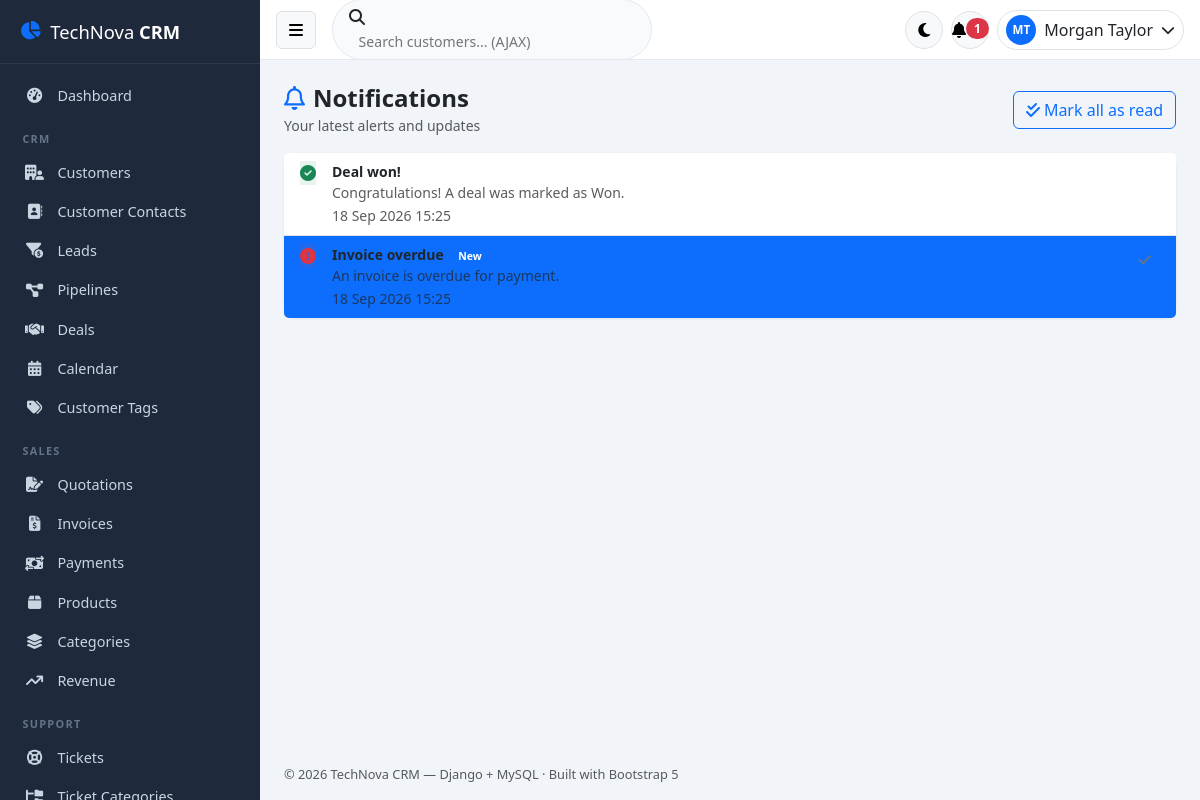
The page /notifications/ (signed in) on the database its author committed.
### crm/models.py (models this page shows, shortened)
class User(AbstractBaseUser):
    STATUS_CHOICES = [('Active', 'Active'), ('Inactive', 'Inactive'), ('Suspended', 'Suspended')]
    role = models.ForeignKey(Role, on_delete=models.PROTECT, db_column='role_id', null=True)
    first_name = models.CharField(max_length=50)
    last_name = models.CharField(max_length=50)
    username = models.CharField(max_length=50, unique=True)
    email = models.EmailField(max_length=100, unique=True)
    phone = models.CharField(max_length=20, blank=True, default='')
    avatar = models.ImageField(upload_to='avatars/', blank=True, null=True)
    address = models.CharField(max_length=255, blank=True, default='')
    status = models.CharField(max_length=20, choices=STATUS_CHOICES, default='Active')
    last_login = models.DateTimeField(blank=True, null=True)
    remember_token = models.CharField(max_length=100, blank=True, default='')
    created_at = models.DateTimeField(auto_now_add=True)
    updated_at = models.DateTimeField(auto_now=True)
    objects = UserManager()
    USERNAME_FIELD = 'username'
    REQUIRED_FIELDS = ['email', 'first_name', 'last_name']
    class Meta:
        db_table = 'users'
    @property
    def is_active(self):
        return self.status == 'Active'
    @property
    def full_name(self):
        return f'{self.first_name} {self.last_name}'.strip()
    def get_full_name(self):
        return self.full_name

class Notification(models.Model):
    TYPE_CHOICES = [('info', 'info'), ('success', 'success'), ('warning', 'warning'), ('danger', 'danger')]
    user = models.ForeignKey(User, on_delete=models.CASCADE, db_column='user_id', related_name='notifications')
    title = models.CharField(max_length=150)
    message = models.TextField(blank=True, default='')
    type = models.CharField(max_length=10, choices=TYPE_CHOICES, default='info')
    is_read = models.BooleanField(default=False)
    created_at = models.DateTimeField(auto_now_add=True)
    class Meta:
        db_table = 'notifications'
        ordering = ['-created_at']

### crm/views/admin_views.py (the view)
# urls.py: path('notifications/', views.notification_list_page, name='notification_list'),
@crm_login_required
def notification_list_page(request):
    notifications = Notification.objects.filter(user=request.user)[:50]
    return render(request, 'misc/notifications.html', {'notifications': notifications})

### crm/context_processors.py (called while the page is built)
def globals(request):
    try:
        setting = Setting.objects.first()
    except Exception:
        setting = None
    unread_notifications = 0
    try:
        if request.user.is_authenticated:
            unread_notifications = Notification.objects.filter(user=request.user, is_read=False).count()
    except Exception:
        unread_notifications = 0
    return {
        'app_setting': setting,
        'unread_notifications': unread_notifications,
        'currency_symbol': '$',
    }

### crm/templatetags/crm_extras.py (called while the page is built)
@register.simple_tag
def static_v(path):
    from django.conf import settings
    import time
    url = static(path)
    try:
        for root in [getattr(settings, 'BASE_DIR', None)] + list(getattr(settings, 'STATICFILES_DIRS', [])):
            candidate = root / path if root else None
            if candidate and candidate.exists():
                return f'{url}?v={int(candidate.stat().st_mtime)}'
    except Exception:
        pass
    return url

### templates/misc/notifications.html (shortened to what this page needs)
{% extends 'base.html' %}
{% block content %}
<div class="d-flex justify-content-between align-items-center mb-3">
    <div>
        <h4 class="fw-bold mb-0"><i class="fa-regular fa-bell text-primary me-2"></i>Notifications</h4>
        <small class="text-muted">Your latest alerts and updates</small>
    </div>
    <button class="btn btn-outline-primary" onclick="markAllRead()">
        <i class="fa-solid fa-check-double me-1"></i>Mark all as read</button>
</div>
<div class="card"><div class="list-group list-group-flush" id="notifList">
    {% for n in notifications %}
    <div class="list-group-item d-flex gap-3 align-items-start notif-row {% if not n.is_read %}bg-primary bg-opacity-5{% endif %}">
        {% if n.type == 'warning' %}
            <span class="stat-icon text-warning bg-warning bg-opacity-10"><i class="fa-solid fa-triangle-exclamation"></i></span>
        {% elif n.type == 'success' %}
            <span class="stat-icon text-success bg-success bg-opacity-10"><i class="fa-solid fa-circle-check"></i></span>
        {% elif n.type == 'danger' %}
            <span class="stat-icon text-danger bg-danger bg-opacity-10"><i class="fa-solid fa-circle-exclamation"></i></span>
        {% else %}
            <span class="stat-icon text-info bg-info bg-opacity-10"><i class="fa-solid fa-circle-info"></i></span>
        {% endif %}
        <div class="flex-grow-1">
            <div class="fw-semibold small">{{ n.title }}
                {% if not n.is_read %}<span class="badge bg-primary ms-1">New</span>{% endif %}</div>
            <div class="text-muted small">{{ n.message }}</div>
            <small class="text-muted smaller">{{ n.created_at|date:"d M Y H:i" }}</small>
        </div>
        {% if not n.is_read %}
        <button class="btn btn-sm btn-link text-secondary" title="Mark read"
                onclick="markRead({{ n.pk }}, this)"><i class="fa-solid fa-check"></i></button>
        {% endif %}
    </div>
    {% empty %}
    <div class="list-group-item text-center py-5">
        <i class="fa-regular fa-bell-slash fa-2x text-muted mb-2"></i>
        <p class="text-muted mb-0">You're all caught up!</p>
    </div>
    {% endfor %}
</div></div>
{% endblock %}

### templates/base.html (shortened to what this page needs)
{% load static crm_extras %}
<!DOCTYPE html>
<html lang="en" data-bs-theme="light">
<head>
    <link href="https://cdn.jsdelivr.net/npm/bootstrap@5.3.3/dist/css/bootstrap.min.css" rel="stylesheet">
    <link href="{% static 'vendor/fontawesome/css/all.min.css' %}" rel="stylesheet">
    <link href="https://cdn.datatables.net/1.13.11/css/dataTables.bootstrap5.min.css" rel="stylesheet">
    <link href="https://cdn.datatables.net/buttons/2.4.2/css/buttons.bootstrap5.min.css" rel="stylesheet">
    <link href="https://cdn.jsdelivr.net/npm/fullcalendar@6.1.15/index.global.min.css" rel="stylesheet">
    <link rel="stylesheet" href="{% static_v 'css/style.css' %}">
</head>
<body class="{% if request.COOKIES.theme == 'dark' %}dark-mode{% endif %}">
<div class="sidebar" id="sidebar">
    <div class="sidebar-brand">
        <i class="fa-solid fa-chart-pie text-primary"></i>
        <span>TechNova <b>CRM</b></span>
    </div>
    {% if request.user.is_authenticated %}
    <ul class="sidebar-nav" id="sidebarNav">
        <li class="nav-item {% if request.path == '/' %}active{% endif %}">
            <a href="/" class="nav-link"><i class="fa-solid fa-gauge-high"></i><span>Dashboard</span></a>
        </li>
        <li class="nav-title">CRM</li>
        <li class="nav-item {% if '/customers' in request.path %}active{% endif %}">
            <a href="/customers/" class="nav-link"><i class="fa-solid fa-building-user"></i><span>Customers</span></a>
        </li>
        <li class="nav-item {% if '/contacts' in request.path and 'lead' not in request.path %}active{% endif %}">
            <a href="/contacts/" class="nav-link"><i class="fa-solid fa-address-book"></i><span>Customer Contacts</span></a>
        </li>
        <li class="nav-item {% if '/leads' in request.path %}active{% endif %}">
            <a href="/leads/" class="nav-link"><i class="fa-solid fa-filter-circle-dollar"></i><span>Leads</span></a>
        </li>
        <li class="nav-item {% if '/pipelines' in request.path %}active{% endif %}">
            <a href="/pipelines/" class="nav-link"><i class="fa-solid fa-diagram-project"></i><span>Pipelines</span></a>
        </li>
        <li class="nav-item {% if '/deals' in request.path %}active{% endif %}">
            <a href="/deals/" class="nav-link"><i class="fa-solid fa-handshake"></i><span>Deals</span></a>
        </li>
        <li class="nav-item {% if '/calendar' in request.path %}active{% endif %}">
            <a href="/calendar/" class="nav-link"><i class="fa-solid fa-calendar-days"></i><span>Calendar</span></a>
        </li>
        <li class="nav-item {% if '/tags' in request.path %}active{% endif %}">
            <a href="/tags/" class="nav-link"><i class="fa-solid fa-tags"></i><span>Customer Tags</span></a>
        </li>
        <li class="nav-title">Sales</li>
        <li class="nav-item {% if '/quotes' in request.path %}active{% endif %}">
            <a href="/quotes/" class="nav-link"><i class="fa-solid fa-file-signature"></i><span>Quotations</span></a>
        </li>
        <li class="nav-item {% if '/invoices' in request.path %}active{% endif %}">
            <a href="/invoices/" class="nav-link"><i class="fa-solid fa-file-invoice-dollar"></i><span>Invoices</span></a>
        </li>
        <li class="nav-item {% if '/payments' in request.path %}active{% endif %}">
            <a href="/payments/" class="nav-link"><i class="fa-solid fa-money-bill-transfer"></i><span>Payments</span></a>
        </li>
        <li class="nav-item {% if '/products' in request.path %}active{% endif %}">
            <a href="/products/" class="nav-link"><i class="fa-solid fa-box"></i><span>Products</span></a>
        </li>
        <li class="nav-item {% if '/categories' in request.path %}active{% endif %}">
            <a href="/categories/" class="nav-link"><i class="fa-solid fa-layer-group"></i><span>Categories</span></a>
        </li>
        <li class="nav-item {% if '/reports/revenue' in request.path %}active{% endif %}">
            <a href="/reports/revenue/" class="nav-link"><i class="fa-solid fa-arrow-trend-up"></i><span>Revenue</span></a>
        </li>
        <li class="nav-title">Support</li>
        <li class="nav-item {% if '/tickets' in request.path and 'categories' not in request.path %}active{% endif %}">
            <a href="/tickets/" class="nav-link"><i class="fa-solid fa-life-ring"></i><span>Tickets</span></a>
        </li>
        <li class="nav-item {% if '/ticket-categories' in request.path %}active{% endif %}">
            <a href="/ticket-categories/" class="nav-link"><i class="fa-solid fa-folder-tree"></i><span>Ticket Categories</span></a>
        </li>
    </ul>
    {% endif %}
</div>
<div class="main-area" id="mainArea">
    <nav class="topbar">
        <button class="btn btn-light border" id="sidebarToggle"><i class="fa-solid fa-bars"></i></button>
        <div class="topbar-search d-none d-md-block">
            <i class="fa-solid fa-magnifying-glass"></i>
            <input type="text" id="globalSearch" placeholder="Search customers... (AJAX)" autocomplete="off">
        </div>
        <div class="ms-auto d-flex align-items-center gap-2">
            <button class="btn btn-light border rounded-circle icon-btn" id="darkModeToggle" title="Toggle dark mode">
                <i class="fa-solid fa-moon"></i>
            </button>
            {% if request.user.is_authenticated %}
            <div class="dropdown">
                <button class="btn btn-light border position-relative rounded-circle icon-btn" data-bs-toggle="dropdown"
                        id="notifBell">
                    <i class="fa-solid fa-bell"></i>
                    <span class="badge bg-danger rounded-pill notif-count {% if not unread_notifications %}d-none{% endif %}"
                          id="notifCount">{{ unread_notifications }}</span>
                </button>
            </div>
            <div class="dropdown">
                <button class="btn d-flex align-items-center gap-2 border rounded-pill py-1 px-2" data-bs-toggle="dropdown">
                    {% if request.user.avatar %}
                    <img src="{{ request.user.avatar.url }}" class="avatar-sm" alt="">
                    {% else %}
                    <span class="avatar-sm avatar-initials bg-primary text-white">{{ request.user.first_name|slice:":1" }}{{ request.user.last_name|slice:":1" }}</span>
                    {% endif %}
                    <span class="d-none d-md-inline">{{ request.user.get_full_name|default:request.user.username }}</span>
                    <i class="fa-solid fa-chevron-down small"></i>
                </button>
            </div>
            {% endif %}
        </div>
    </nav>
    <main class="content p-3 p-lg-4">
        {% block content %}{% endblock %}
    </main>
    <footer class="content-footer text-muted small">
        © {% now "Y" %} TechNova CRM — Django + MySQL · Built with Bootstrap 5
    </footer>
</div>
</body>
</html>

### static/css/style.css (style rules this page uses)
:root { --sidebar-width: 260px; --topbar-height: 60px; --sidebar-bg: #1e293b; --sidebar-hover: #334155; --sidebar-active: #2563eb; }
* { scroll-behavior: smooth; }
body { background: #f1f5f9; font-family: 'Segoe UI', system-ui, -apple-system, sans-serif; transition: background .3s, color .3s; }
.sidebar { position: fixed; inset-block: 0; inset-inline-start: 0; width: var(--sidebar-width); background: var(--sidebar-bg); color: #cbd5e1; z-index: 1040; overflow-y: auto; transition: transform .3s ease; }
.sidebar-brand { display: flex; align-items: center; gap: .6rem; padding: 1.1rem 1.25rem; font-size: 1.15rem; color: #fff; border-bottom: 1px solid rgba(255,255,255,.08); position: sticky; top: 0; background: var(--sidebar-bg); z-index: 5; }
.sidebar-nav { list-style: none; margin: 0; padding: .75rem 0; }
.nav-title { font-size: .68rem; text-transform: uppercase; letter-spacing: .12em; padding: 1rem 1.4rem .35rem; color: #64748b; font-weight: 700; }
.nav-item .nav-link { display: flex; align-items: center; gap: .8rem; padding: .55rem 1.35rem; color: #cbd5e1; text-decoration: none; font-size: .9rem; border-inline-start: 3px solid transparent; transition: all .18s; white-space: nowrap; }
.nav-item .nav-link i { width: 20px; text-align: center; font-size: .95rem; }
.main-area { margin-inline-start: var(--sidebar-width); min-height: 100vh; display: flex; flex-direction: column; transition: margin .3s ease; }
.topbar { height: var(--topbar-height); background: #fff; border-bottom: 1px solid #e2e8f0; display: flex; align-items: center; gap: 1rem; padding-inline: 1rem; position: sticky; top: 0; z-index: 1030; }
.topbar-search { position: relative; display: flex; align-items: center; background: #f8fafc; border: 1px solid #e2e8f0; border-radius: 2rem; padding: .35rem 1rem; width: 320px; }
.topbar-search input { border: none; outline: none; background: transparent; padding-inline-start: .6rem; width: 100%; font-size: .88rem; }
.icon-btn { width: 38px; height: 38px; display: inline-flex; align-items: center; justify-content: center; }
.avatar-sm { width: 30px; height: 30px; border-radius: 50%; object-fit: cover; display: inline-flex; align-items: center; justify-content: center; font-size: .72rem; font-weight: 700; }
.content { flex: 1; }
.content-footer { padding: 1rem 1.5rem; font-size: .8rem; }
.card { border: none; border-radius: .85rem; box-shadow: 0 1px 3px rgba(15, 23, 42, .07); transition: transform .2s, box-shadow .2s; }

### rows shown on the page
User: user.first_name "M", user.last_name "T", user.get_full_name "Morgan Taylor"
Notification: type "success" (drawn), title "Deal won!", message "Congratulations! A deal was marked as Won.", created_at "18 Sep 2026 15:25"
Notification: type "danger" (drawn), title "Invoice overdue", is_read "New", message "An invoice is overdue for payment.", created_at "18 Sep 2026 15:25"

### other values the page prints
{{ unread_notifications }} "1"
